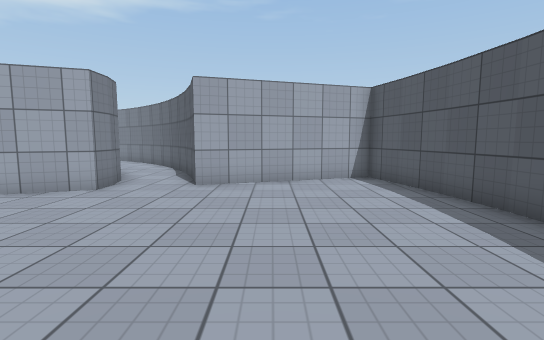
view 1 (above)

23 first-person views from a walk through a 3-D level made in the Unity game engine. The camera is 1.3 m above the floor, tilts 6° down and sees 85° across. The floor is counted in squares, 1 m on a side. Each view is taken from the middle of a square. On the plan, view 1 faces up. The plan holds only what a view shows up to about 14 squares ahead; the rest is blank. The place goes on beyond the plan. Surface patterns are stand-ins for the level's own textures.

view 2
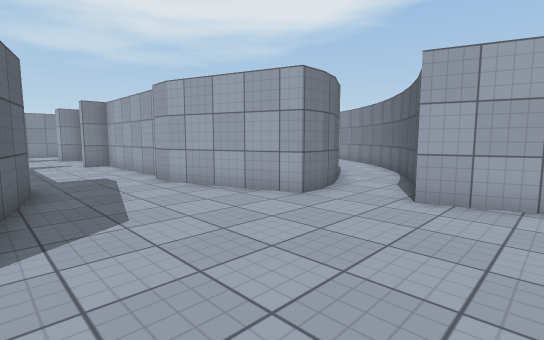

view 3
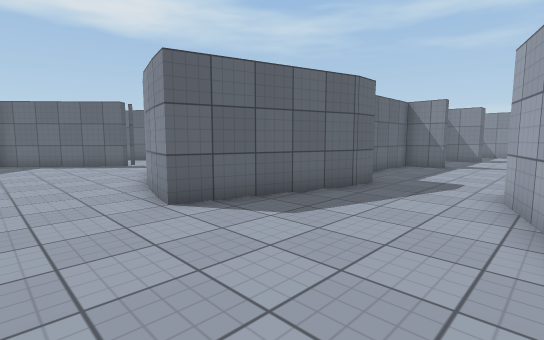

view 4
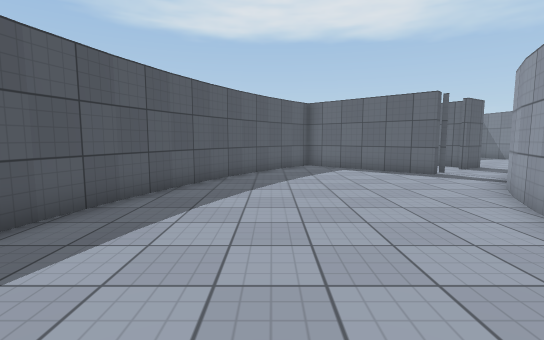

view 5
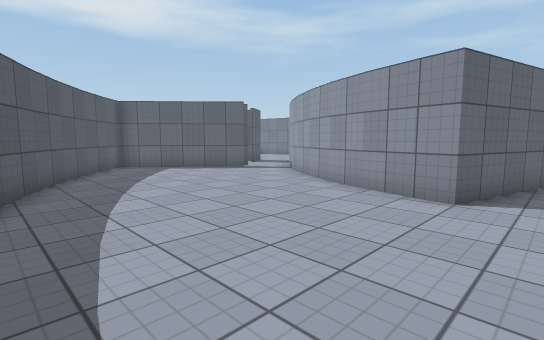

view 6
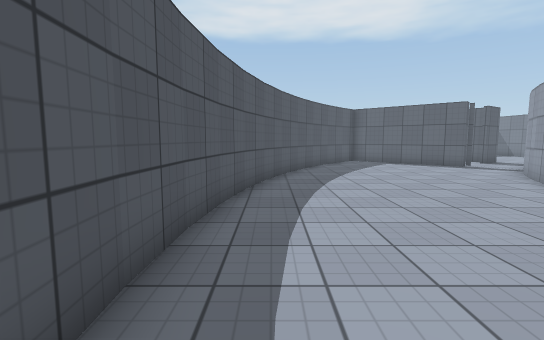

view 7
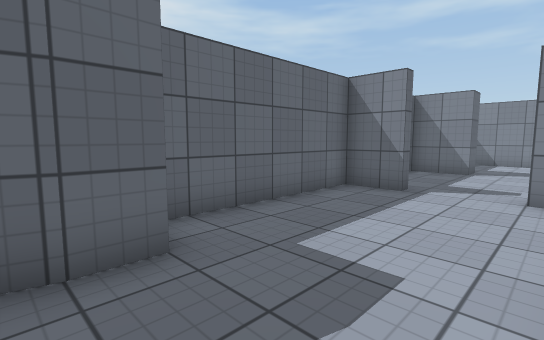

view 8
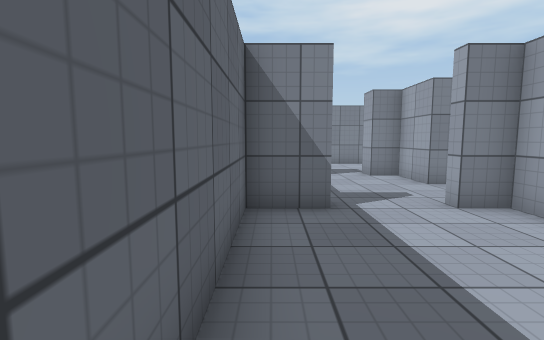

view 9
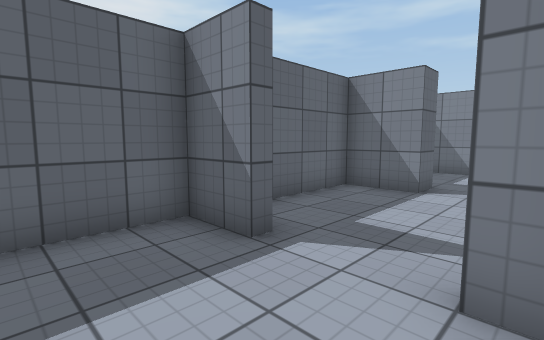

view 10
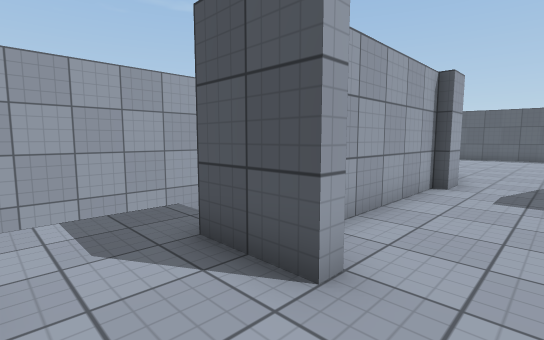

view 11
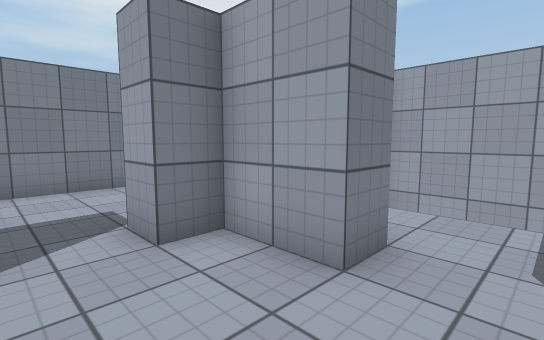

view 12
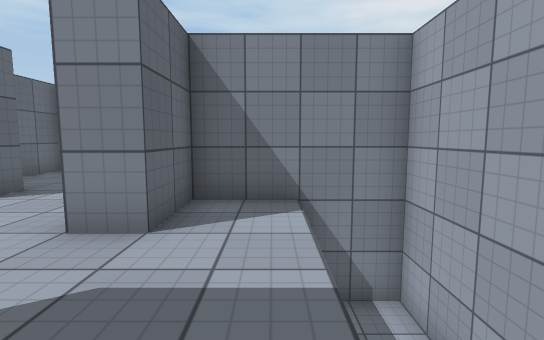

view 13
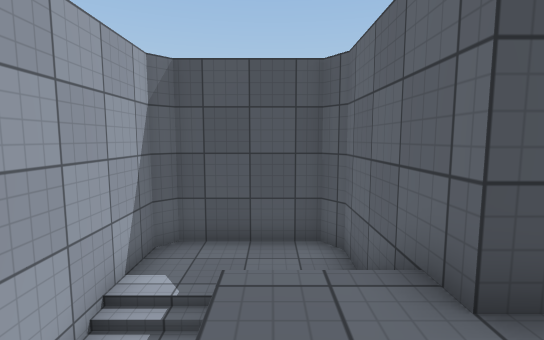

view 14
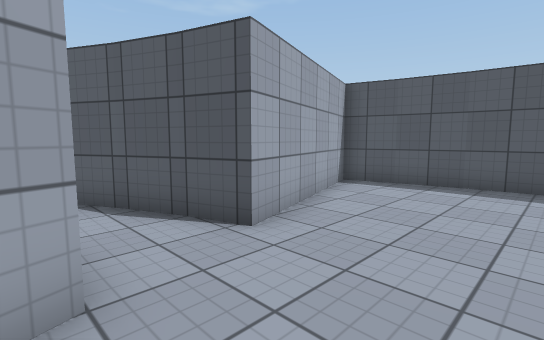

view 15
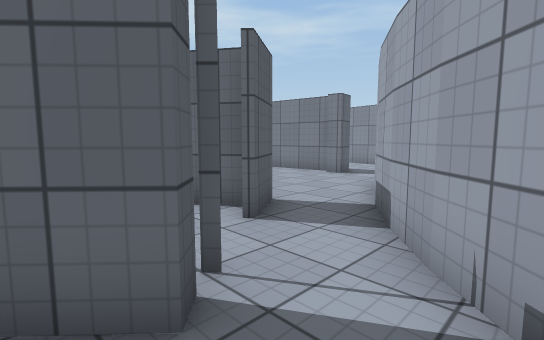

view 16
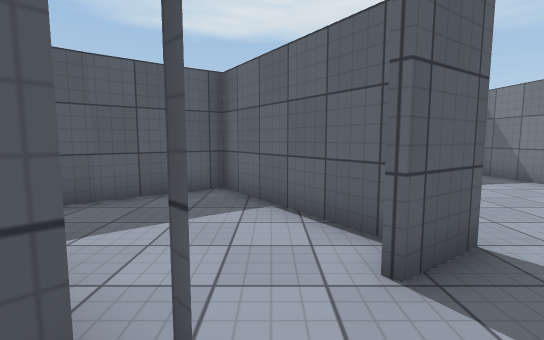

view 17
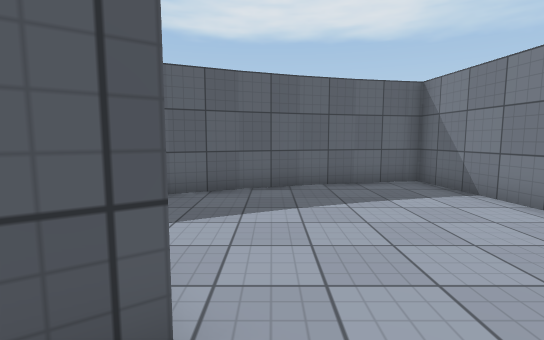

view 18
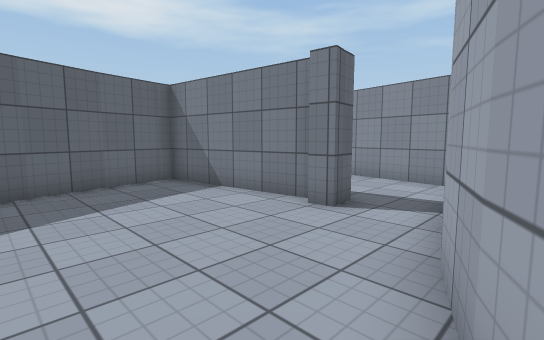

view 19
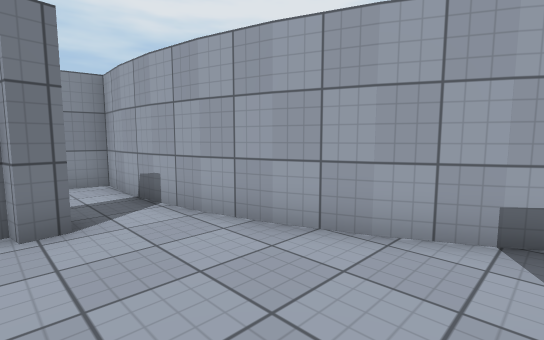

view 20
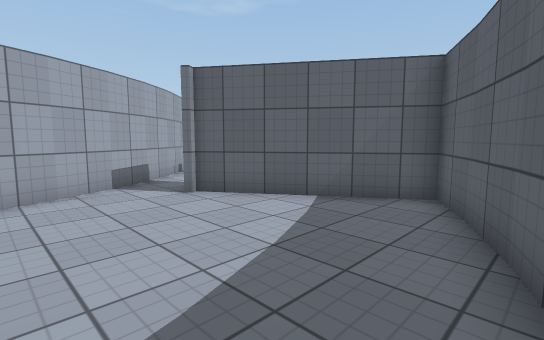

view 21
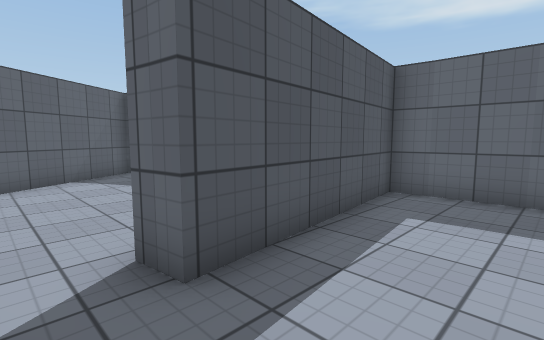

view 22
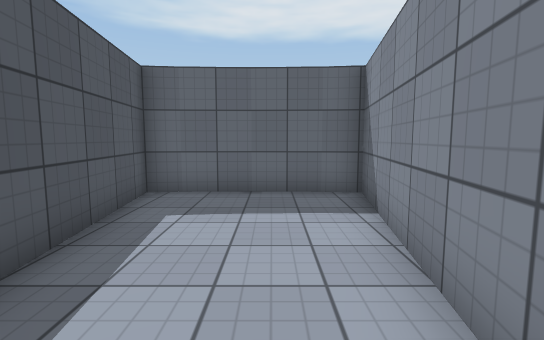

view 23
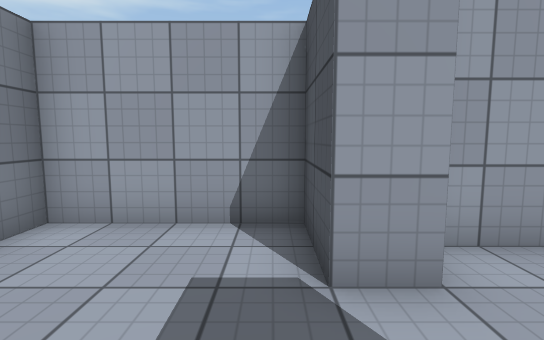

### Floor plan
Key: @ floor where view 1 was taken; # wall or solid block; . main floor; - floor 1 m lower than the main floor; _ floor 2 m lower than the main floor; / step, stairs or slope.
Columns run from 26 left of view 1 to 5 right of it. Each row starts with its distance up from view 1.
 14                     .##
 13                     ..#
 12      ###########    ..##
 11      #__   //--#    #..#
 10      #__    /--#    ##.## #####
  9      #...../ --#     #..###...#
  8 ######...../ --#    ##........#
  7 #....###..###########.........#
  6 #....#....#...................#
  5 #.............................##
  4 #..............................#
  3 #....#....#....................#
  2 #... #....#......#####........##
  1 ###  #############   ##.......#
  0                       #...@...#
 -1                      ##.......#
 -2                      #........#
 -3                     ##........#
 -4                    ##........##
 -5                    #.........#
 -6                   ##........##
 -7                 ###.........#
 -8                ##...##.....##
 -9              ###.....##....#
-10        #######...##...##..##
-11        #.........##....####
-12       ##..........##....#
-13       #....#.......#...##
-14       #....#.......##.##
-15       #....#........###
-16       #....#......###
-17       #....#....###
-18       ##..#######
-19        ####

Where each view was taken, in squares from view 1:
view 1: 0 up, 0 right, facing up
view 2: 2 up, 0 right, facing up-left
view 3: 7 up, 1 left, facing down-left
view 4: 3 up, 0 right, facing down
view 5: 3 up, 3 right, facing down-left
view 6: 6 up, 3 right, facing down
view 7: 6 up, 8 left, facing down-left
view 8: 2 up, 10 left, facing left
view 9: 6 up, 13 left, facing down-left
view 10: 4 up, 18 left, facing up-right
view 11: 4 up, 17 left, facing up-left
view 12: 9 up, 15 left, facing left
view 13: 9 up, 18 left, facing right
view 14: 5 up, 5 left, facing up-right
view 15: 6 down, 5 left, facing down-left
view 16: 7 down, 7 left, facing down
view 17: 9 down, 10 left, facing down
view 18: 9 down, 10 left, facing down-left
view 19: 13 down, 10 left, facing up-left
view 20: 17 down, 13 left, facing up-right
view 21: 11 down, 18 left, facing down-right
view 22: 11 down, 18 left, facing down
view 23: 3 up, 22 left, facing up
